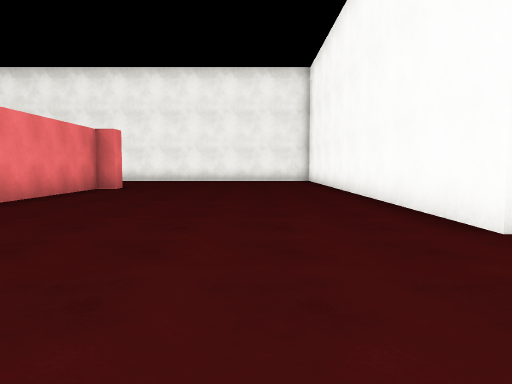
View 1 (above)

24 first-person views from a walk through a scene from a Unity 3-D project. The camera is 1.2 m above the floor, tilts 4° down and sees 70° across. The floor is counted in squares, 2 m on a side. Each view is taken from the middle of a square. On the plan, view 1 faces up. The plan holds only what a view shows up to about 10 squares ahead; the rest is blank. The place goes on beyond the plan. The player is left out. Surface patterns are stand-ins for the level's own textures.

View 2
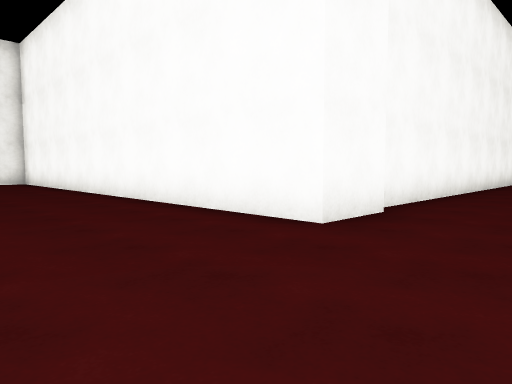

View 3
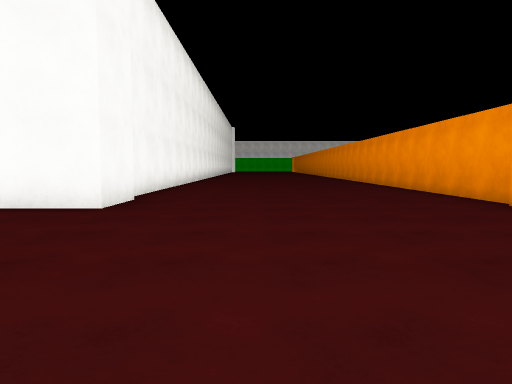

View 4
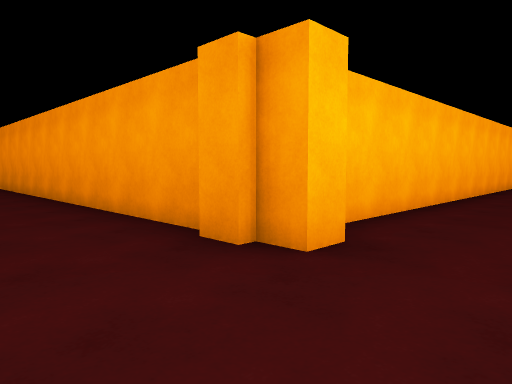

View 5
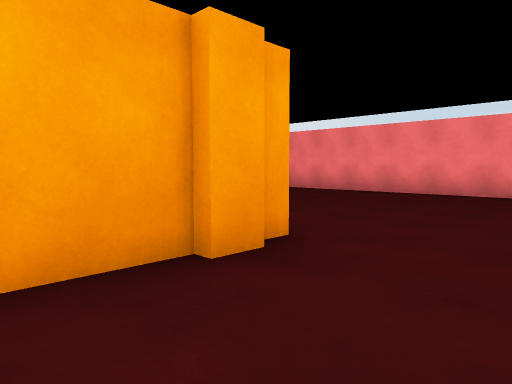

View 6
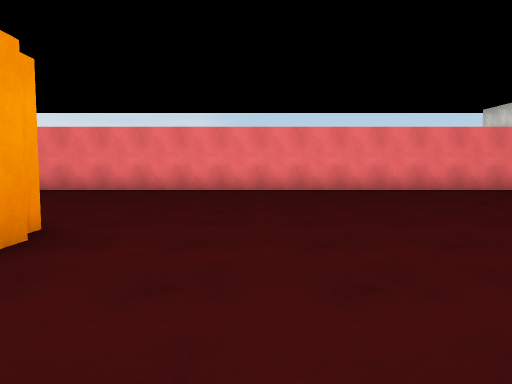

View 7
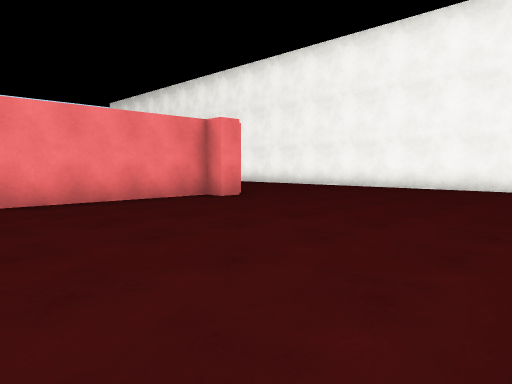

View 8
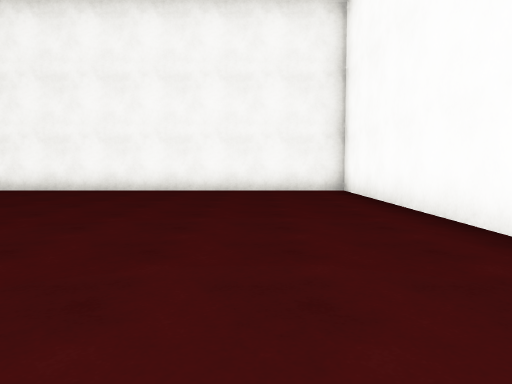

View 9
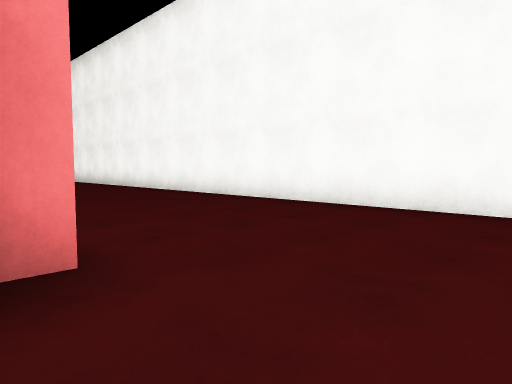

View 10
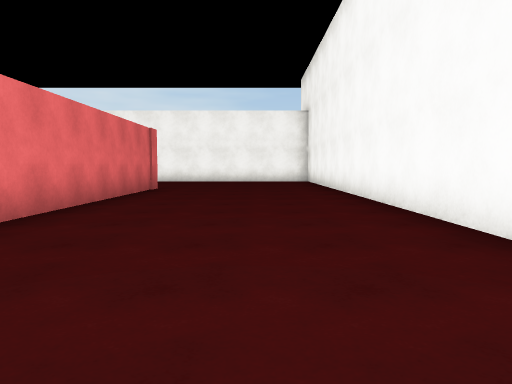

View 11
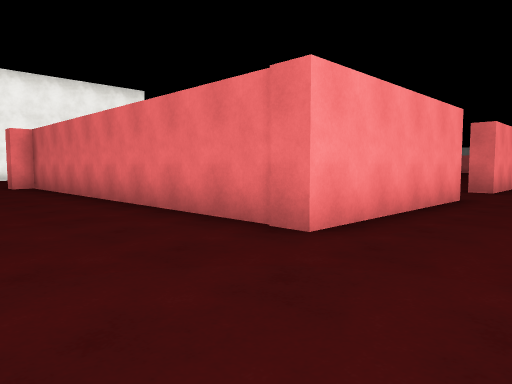

View 12
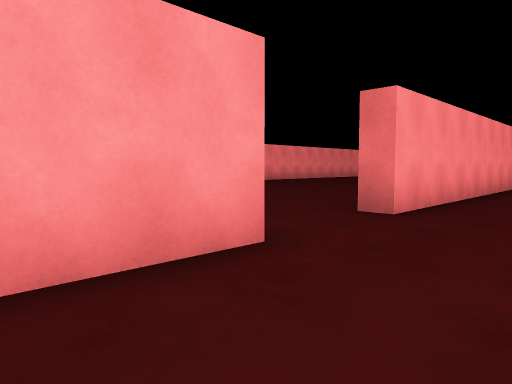

View 13
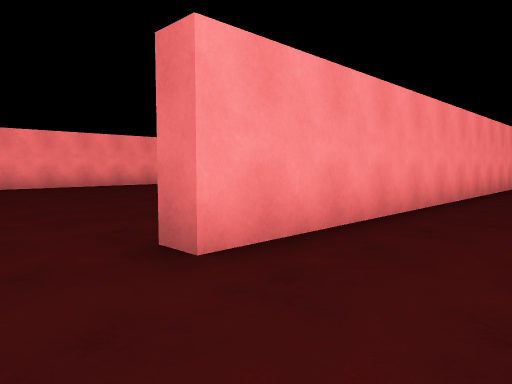

View 14
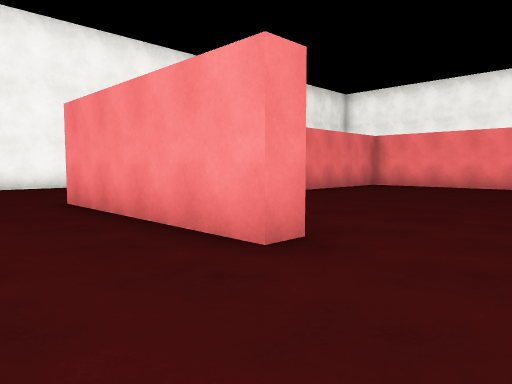

View 15
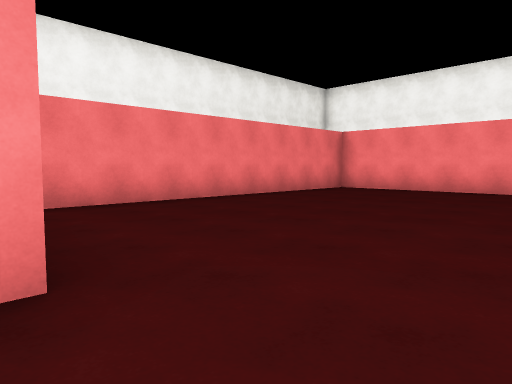

View 16
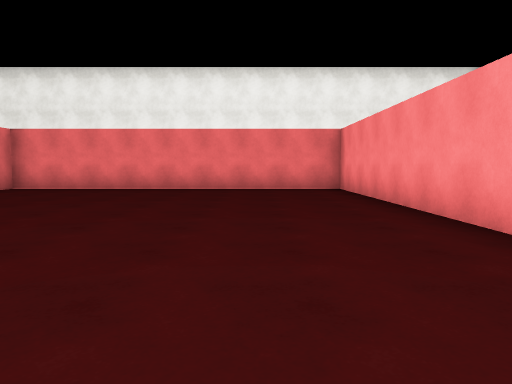

View 17
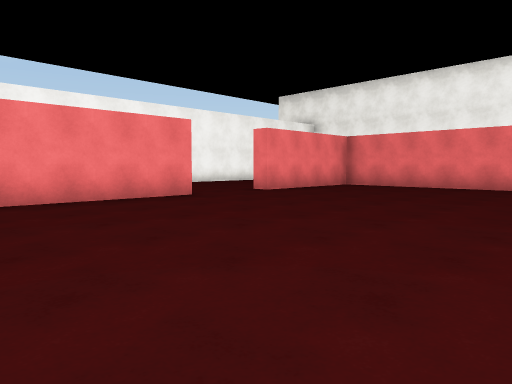

View 18
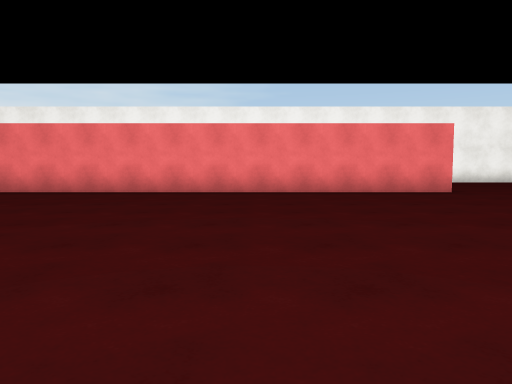

View 19
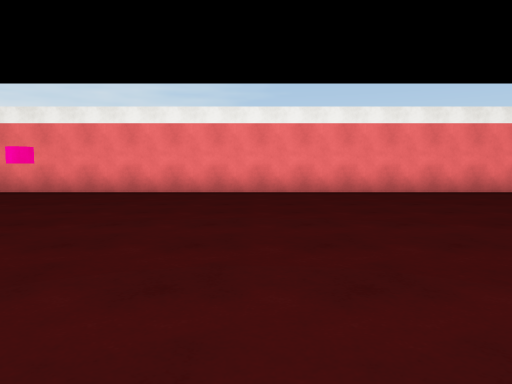

View 20
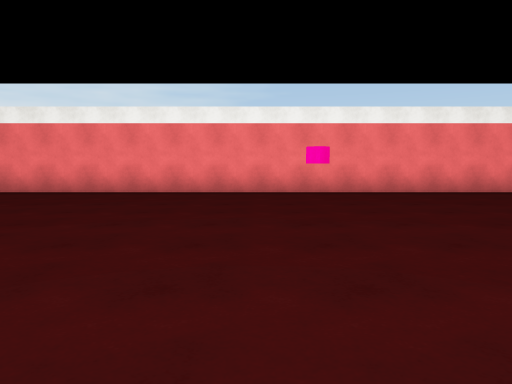

View 21
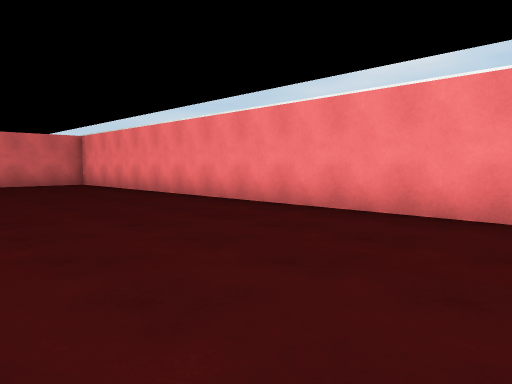

View 22
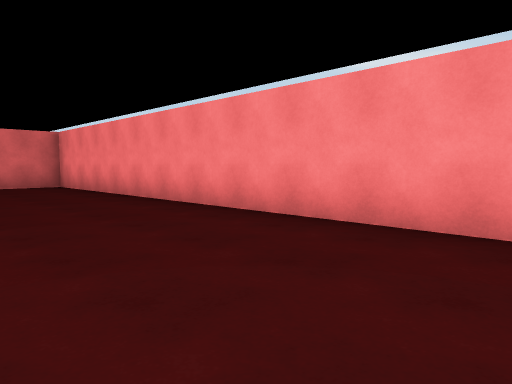

View 23
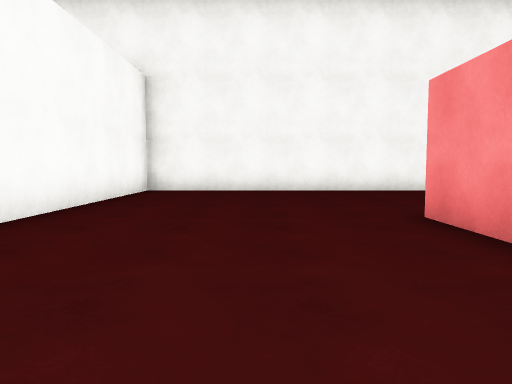

View 24
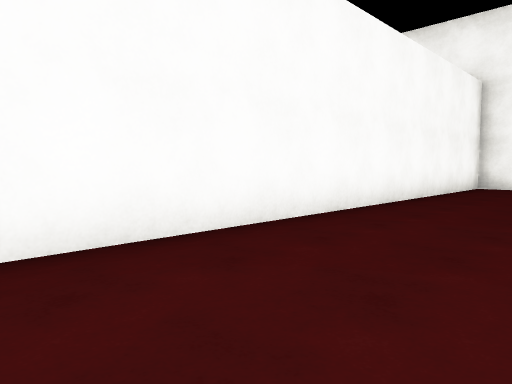

### Floor plan
Points are (right, up) in squares from view 1. A wall is a line through its corners. A room is listed if a view was taken in it or the views show most of it. See-through windows are left out.
Room 1 (views 1, 2, 3, 4, 5, 6, 7, 8, 9, 10, 11, 12, 13, 14, 15, 23, 24)
walls: (1.5, -3.6) (1.5, -3.1) (2.1, -3.1); (2, -2.9) (2.6, -2.9); (2.5, -3.1) (7.5, -3.1); (3.6, 3.2) (2.2, 3.2) (2.2, 15.1) (-18.7, 15.1) (-18.7, 4.4); (-4.2, 9.7) (-4.2, -7); (2.2, -12.6) (2.2, -4.4); (7.5, 3.4) (4, 3.4); (-14, -6.4) (-14, 3.6) (-13.5, 3.6); (-3.7, 10.2) (-3.7, 9.7); (-13.5, 5.9) (-14, 5.9) (-14, 10.2) (-4.7, 10.2) (-4.7, 10.8) (-4.2, 10.8) (-4.2, 10.4)
ways out: opening at (-14, 4.5) to room 2
Room 2 (views 16, 17, 18, 19, 20, 21, 22)
walls: (-4.7, 2) (-4.7, 9.7) (-13.5, 9.7) (-13.5, 9.2); (-13.5, 3.6) (-13.5, -21.5); (-13.5, 6.8) (-13.5, 5.9)
ways out: opening at (-14, 4.5) to room 1

Positions as (right, up) in squares from view 1, and headings:
1: (0, 0), facing up
2: (-1, 1), facing up-right
3: (-3, 1), facing right
4: (0, -1), facing down-right
5: (4, -1), facing down-left
6: (5, -1), facing left
7: (2, 5), facing up-left
8: (0, 6), facing up
9: (-2, 10), facing up-left
10: (-4, 13), facing left
11: (-16, 13), facing down-right
12: (-16, 8), facing down-right
13: (-16, 5), facing down-right
14: (-16, 4), facing up-right
15: (-14, 4), facing up-right
16: (-7, 0), facing up
17: (-7, -1), facing up-left
18: (-5, -1), facing left
19: (-5, -7), facing left
20: (-5, -10), facing left
21: (-9, -11), facing down-left
22: (-10, -12), facing down-left
23: (-16, 6), facing up
24: (-16, 4), facing up-left
